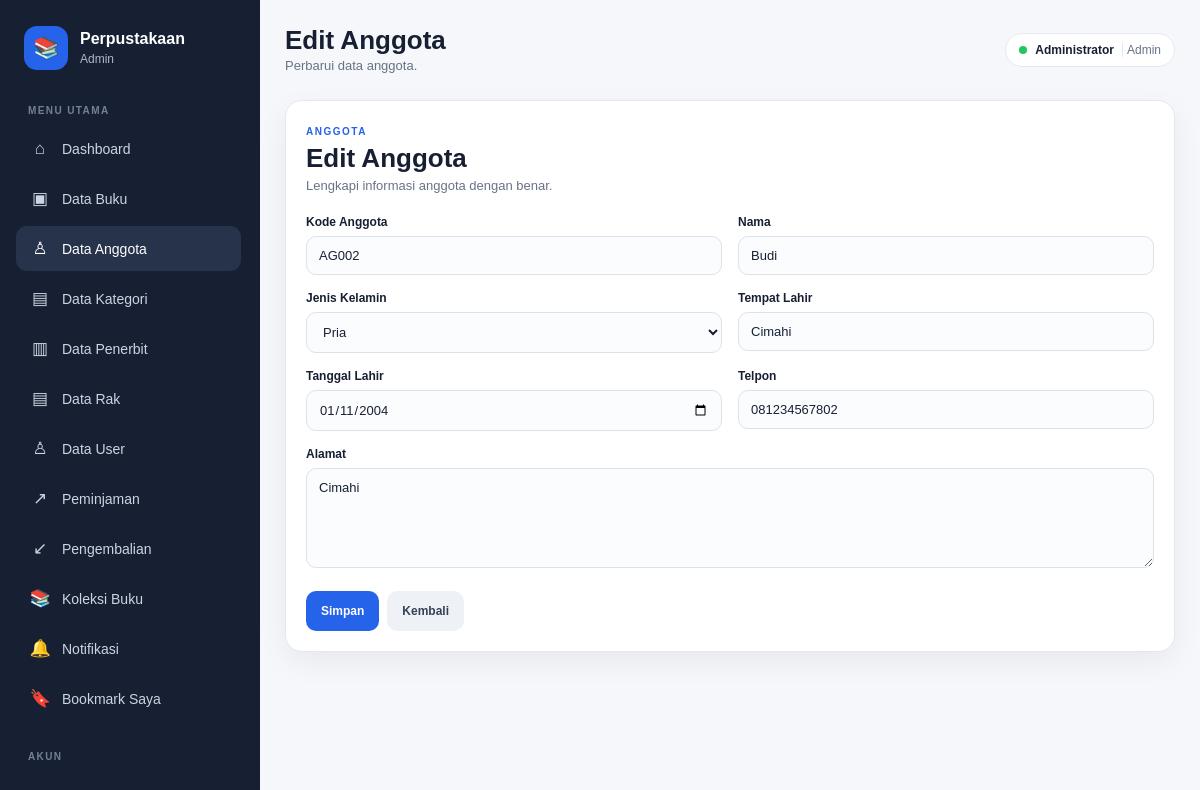
Page /anggota/anggota_form.php?id=2 (signed in) on the committed database.
### tables this page shows
CREATE TABLE `anggota` (
  `id` int(10) UNSIGNED NOT NULL,
  `kode_anggota` varchar(20) NOT NULL,
  `nama` varchar(100) NOT NULL,
  `jenis_kelamin` enum('pria','wanita') DEFAULT NULL,
  `tempat_lahir` varchar(100) DEFAULT NULL,
  `tanggal_lahir` date DEFAULT NULL,
  `telpon` varchar(20) DEFAULT NULL,
  `alamat` text DEFAULT NULL,
  `status_aktif` tinyint(1) NOT NULL DEFAULT 1,
  `deleted_at` datetime DEFAULT NULL
);

### config/app.php (called while the page is built, shortened)
<?php
function url($path = "")
{
  $path = ltrim($path, "/");
  return BASE_URL . ($path !== "" ? "/" . $path : "");
}
if (!function_exists("e")) {
  function e($value)
  {
    return htmlspecialchars((string) $value, ENT_QUOTES, "UTF-8");
  }
}

### anggota/anggota_form.php (the view, shortened to what this page needs)
<?php
require_once __DIR__ . '/../config/connection.php';
$id = (int) ($_GET['id'] ?? ($_POST['id'] ?? 0));
$d = [
    'kode_anggota' => '',
    'nama' => '',
    'jenis_kelamin' => '',
    'tempat_lahir' => '',
    'tanggal_lahir' => '',
    'telpon' => '',
    'alamat' => '',
];
if ($id) {
    $q = $conn->prepare('SELECT id, kode_anggota, nama, jenis_kelamin, tempat_lahir, tanggal_lahir, telpon, alamat FROM anggota WHERE id = ?');
    $q->bind_param('i', $id);
    $q->execute();
    $d = $q->get_result()->fetch_assoc() ?: $d;
}
$pageTitle = $id ? 'Edit Anggota' : 'Tambah Anggota';
require_once __DIR__ . '/../includes/layout_header.php';
?>
<section class="panel form-panel">
    <div class="form-title">
        <span class="page-label">ANGGOTA</span>
        <h1><?= e($pageTitle) ?></h1>
        <p>Lengkapi informasi anggota dengan benar.</p>
    </div>
    <form method="post" class="form-grid">
        <div>
            <label>Kode Anggota</label>
            <input name="kode_anggota" value="<?= e($d['kode_anggota']) ?>" required>
        </div>
        <div>
            <label>Nama</label>
            <input name="nama" value="<?= e($d['nama']) ?>" required>
        </div>
        <div>
            <label>Jenis Kelamin</label>
            <select name="jenis_kelamin">
                <option value="pria" <?= $d['jenis_kelamin'] === 'pria' ? 'selected' : '' ?>>Pria</option>
            </select>
        </div>
        <div>
            <label>Tempat Lahir</label>
            <input name="tempat_lahir" value="<?= e($d['tempat_lahir']) ?>">
        </div>
        <div>
            <label>Tanggal Lahir</label>
            <input type="date" name="tanggal_lahir" value="<?= e($d['tanggal_lahir']) ?>">
        </div>
        <div>
            <label>Telpon</label>
            <input name="telpon" value="<?= e($d['telpon']) ?>">
        </div>
        <div class="full">
            <label>Alamat</label>
            <textarea name="alamat" rows="4"><?= e($d['alamat']) ?></textarea>
        </div>
        <div class="full form-actions">
            <button class="btn primary">Simpan</button>
            <a href="<?= e(url('anggota/anggota.php')) ?>" class="btn">Kembali</a>
        </div>
    </form>
</section>
<?php require_once __DIR__ . '/../includes/layout_footer.php'; ?>

### assets/css/style.css (style rules this page uses)
* { box-sizing: border-box; margin: 0; padding: 0; }
:root { --nav: #172033; --nav-2: #26334a; --primary: #2563eb; --primary-dark: #1d4ed8; --bg: #f5f7fb; --white: #ffffff; --text: #172033; --muted: #687386; --border: #e4e9f0; --green: #047857; --red: #b91c1c; --orange: #c2410c; --shadow: 0 10px 30px rgba(15, 23, 42, 0.06); --shadow-hover: 0 15px 35px rgba(15, 23, 42, 0.10); --radius: 12px; --radius-lg: 17px; }
html { scroll-behavior: smooth; }
body { font-family: Arial, Helvetica, sans-serif; background: var(--bg); color: var(--text); min-height: 100vh; }
a { color: inherit; }
button, input, select, textarea { font-family: inherit; }
.hero-panel, .panel, .stat-card, .summary-card, .search-hero, .search-results { background: #ffffff; border: 1px solid var(--border); border-radius: var(--radius-lg); box-shadow: var(--shadow); }
.panel { padding: 20px; margin-bottom: 20px; }
.page-label { display: inline-block; color: var(--primary); font-size: 10px; font-weight: 800; letter-spacing: 1.5px; }
.btn { display: inline-flex; align-items: center; justify-content: center; min-height: 40px; padding: 9px 14px; border: 1px solid transparent; border-radius: 10px; text-decoration: none; background: #eef2f7; color: #334155; font-weight: 700; font-size: 12px; cursor: pointer; transition: background 0.18s ease, transform 0.18s ease, filter 0.18s ease; }
.btn.primary { background: var(--primary); color: #ffffff; }
.form-panel { max-width: 1000px; }
.form-title { margin-bottom: 22px; }
.form-title h1 { font-size: 26px; margin: 4px 0; }
.form-title p { color: var(--muted); font-size: 13px; }
.form-grid { display: grid; grid-template-columns: repeat(2, minmax(0, 1fr)); gap: 16px; }
.form-grid .full { grid-column: 1 / -1; }
label { display: block; font-size: 12px; font-weight: 700; margin-bottom: 7px; }
input, select, textarea { width: 100%; padding: 11px 12px; border: 1px solid #dbe2ea; border-radius: 10px; background: #fbfcfe; color: var(--text); font: inherit; font-size: 13px; outline: none; transition: border-color 0.18s ease, box-shadow 0.18s ease; }
textarea { resize: vertical; min-height: 100px; }
.form-actions { display: flex; gap: 9px; align-items: center; flex-wrap: wrap; margin-top: 3px; }
.form-actions { display: flex; flex-wrap: wrap; gap: 8px; }

### rows in the picture
anggota: kode_anggota "AG002", nama "Budi", jenis_kelamin "Pria", tempat_lahir "Cimahi", tanggal_lahir "01/11/2004", telpon "081234567802", alamat "Cimahi"

### other values in the picture
$level ?: 'User' "Admin"
$pageTitle "Edit Anggota"
$pageDescription "Perbarui data anggota."
$_SESSION['nama'] "Administrator"
$_SESSION['level'] "Admin"
